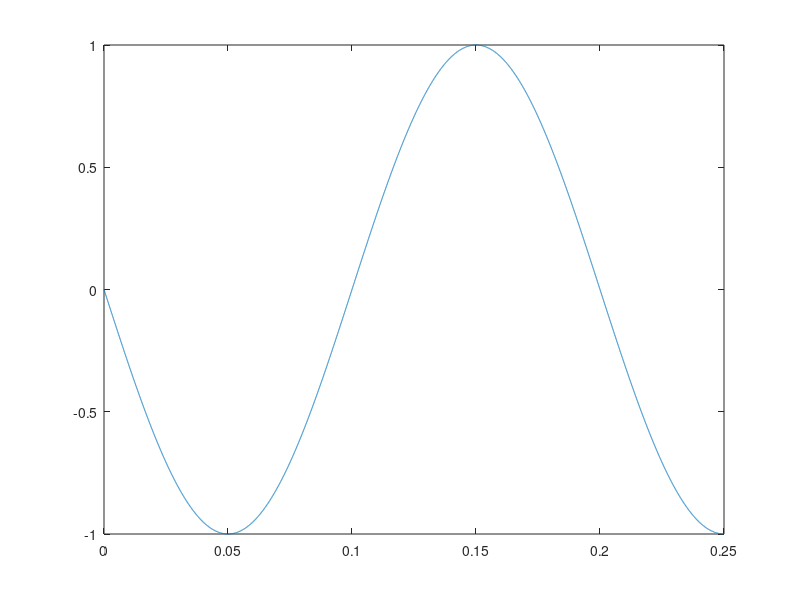
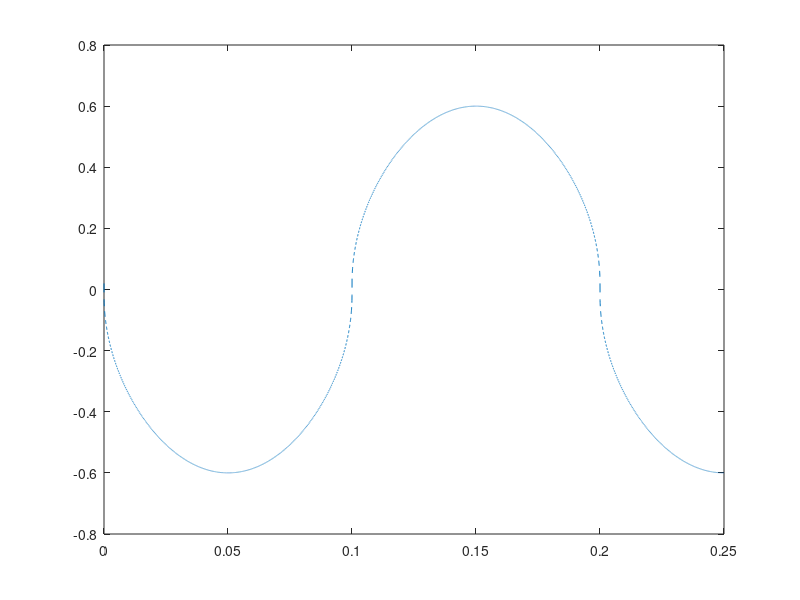

Here is the MATLAB script that generated these plots, in order:
clc
clear all
close all


Fs = 44100;                    % sampling rate
T = 1/Fs;                      % sampling period
t = [0:T:0.25];                % time vector 0:T:0.25
t_orig = t;  
phi = 2 * pi * 0.25;           % 1/4 cycle phase offset
x1 = cos(2*pi*5*t + phi);      % sinusoidal signal, amplitude = 1
x2 = cos(2*pi*5*t);            % sinusoidal signal, amplitude = 1/3
signal = transpose(x1);

% [signal,Fs] = audioread('sample4.mp3');  % read sound from the file
% t = 1/Fs : 1/Fs: length(signal)/Fs;

x_min = min(abs(signal));
x_max = max(abs(signal));

MCL = 0.6;  % comfortable level measured in micro amps
THR = 0.02; %Threshold level

p = 0.5;    % p < 1
A = (MCL - THR) / ((x_max^p) - (x_min^p));
B = THR - (A*((x_min)^p));


for i=1:size(signal)
    
    if angle(signal(i,1)) ~= 0 
    
        signal_new(i,1) = abs((A.*((signal(i,1)).^p))) + B;
        signal_new(i,1) = -signal_new(i,1);
    
    else
        signal_new(i,1) = abs((A.*((signal(i,1)).^p))) + B;
    end
end



figure
plot(t,signal)
figure
plot(t,signal_new,'--')

% sound(signal_new,Fs)